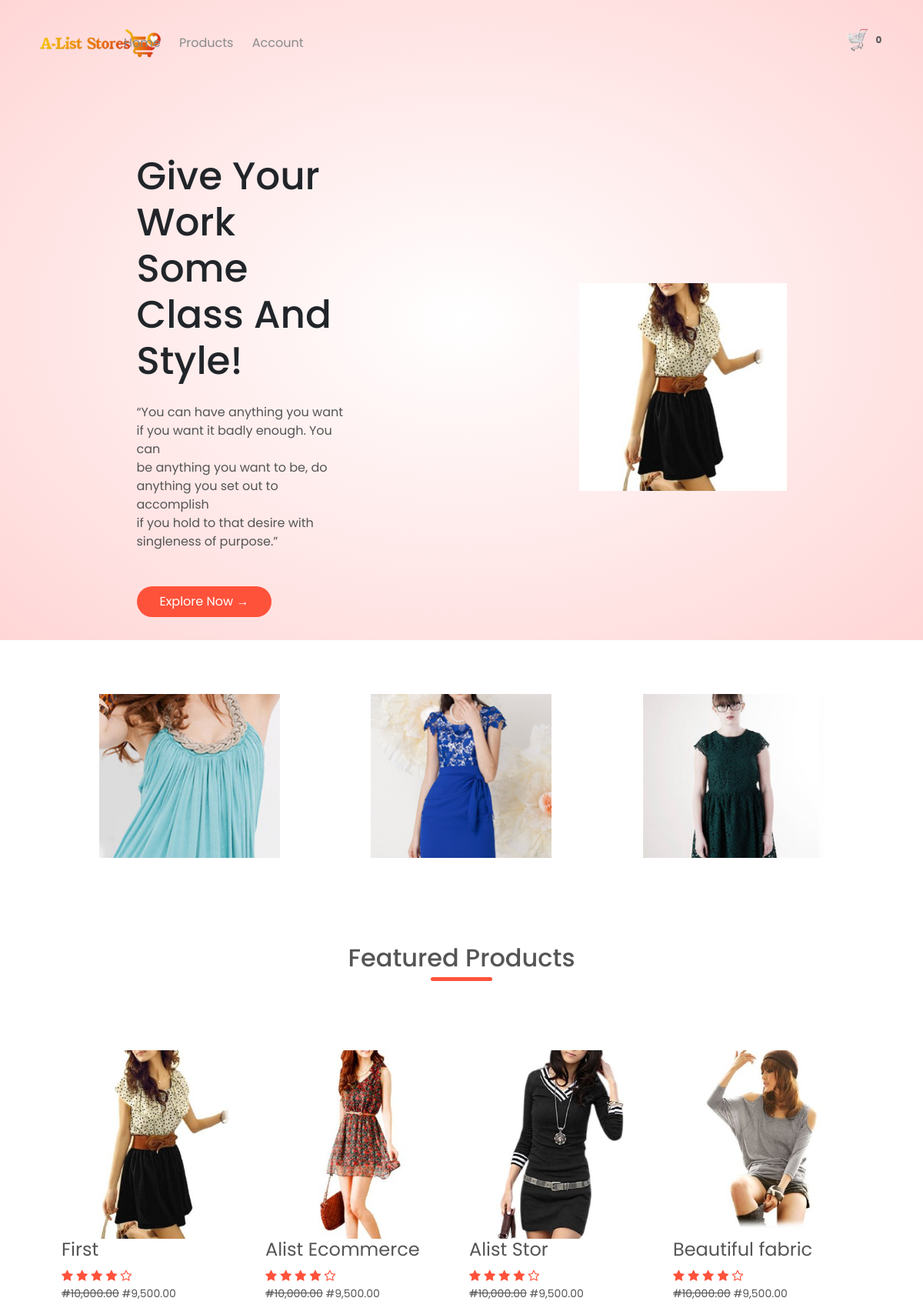
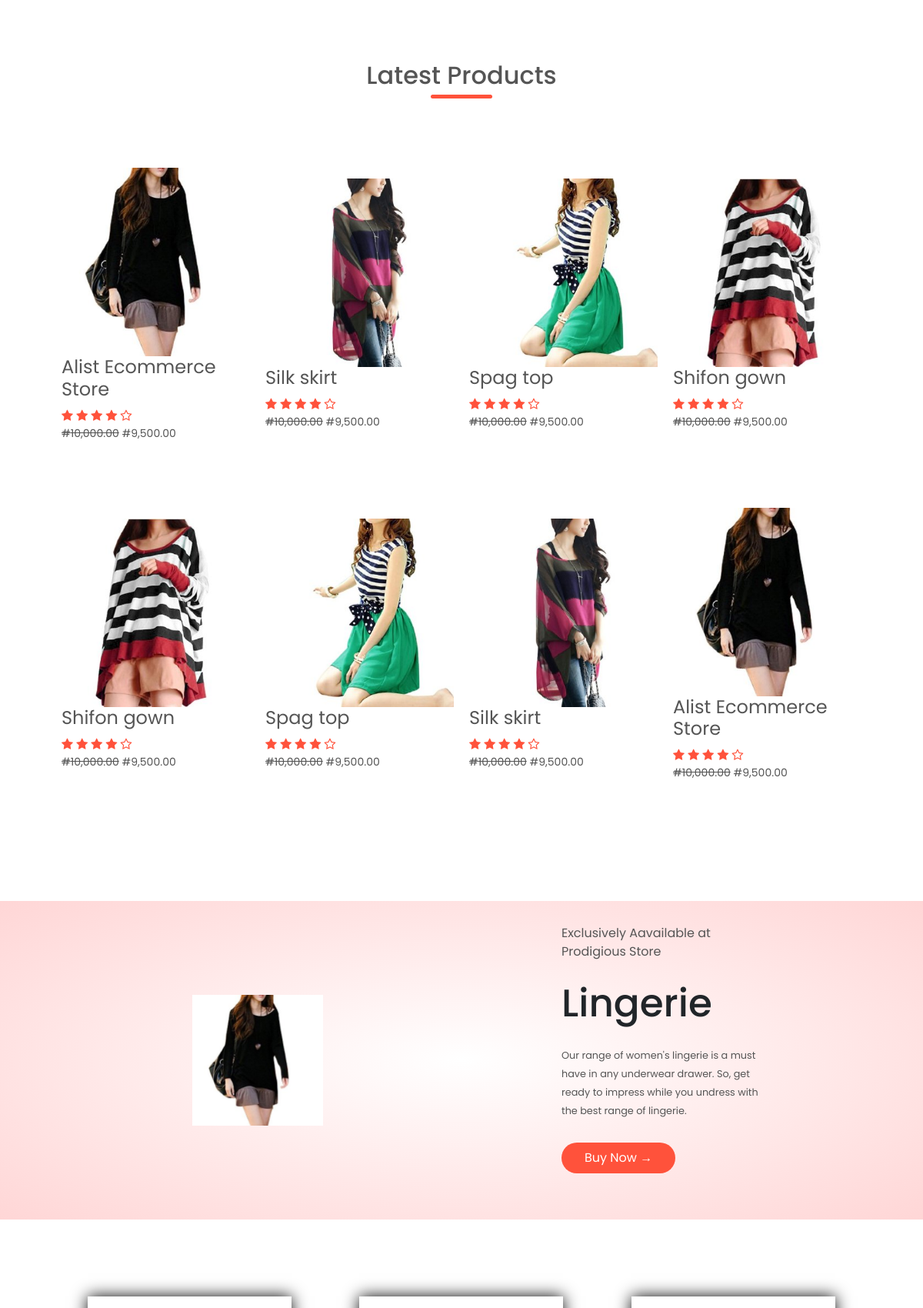
The page / (upper part) on the database its author committed (2 pictures, top to bottom).
### home/models.py (models this page shows, shortened)
class Setting (models.Model):
    STATUS = (
        ('True', 'True'),
        ('False', 'False'),
    )
    title = models.CharField (max_length=100)
    keywords = models.CharField (max_length=255)
    description = models.CharField (max_length=255, null=True)
    company = models.CharField (max_length=50, null=True)
    address = models.CharField (max_length=50, null=True)
    phone = models.CharField (null=True, max_length=15)
    email = models.CharField (blank=True, max_length=50)
    icon = models.ImageField (blank=True, null=True, upload_to = 'images/')
    logo = models.ImageField (blank=True, null=True, upload_to = 'images/')
    cart_icon = models.ImageField (blank=True, null=True, upload_to = 'images/')
    menu_icon = models.ImageField (blank=True, null=True, upload_to = 'images/')
    facebook = models.CharField (blank=True, max_length=50)
    instagram = models.CharField (blank=True, max_length=50)
    twitter = models.CharField (blank=True, max_length=50)
    created_at = models.DateTimeField (auto_now_add=True)
    updated_at = models.DateTimeField (auto_now=True)
    about = RichTextUploadingField (blank=True)
    about2 = RichTextUploadingField (blank=True, default = 'This is Alist Store. The store with the best of the best products to offer.')
    contact = RichTextUploadingField (blank=True)
    status = models.CharField (max_length=10, choices=STATUS)

### products/models.py (models this page shows, shortened)
class Product(models.Model):
    STATUS =(
        ('True', 'True'),
        ('False', 'False'),
    )
    AVAILABLE =(
        ('In Stock', 'In Stock'),
        ('Out Of Stock', 'Out Of Stock'),
        ('ReStocked', 'ReStocked'),
    )
    category = models.ForeignKey(Category, on_delete=models.DO_NOTHING)
    title = models.CharField(max_length=150, blank=True)
    keywords = models.CharField(max_length=255)
    description = models.CharField(max_length=255)
    image= models.ImageField(blank=True, upload_to='images/')
    price = models.FloatField(null=True, blank=True)
    sizes = models.CharField(max_length=30, null=True, default='Large')
    discount_price= models.FloatField(blank=True, null=True)
    available= models.CharField(choices=AVAILABLE, max_length=15, default='In Stock')
    quantity_instock = models.IntegerField(null=True, blank=True, default=1000)
    minquantity = models.IntegerField(blank=True)
    amount = models.IntegerField(null=True, blank=True)
    status = models.CharField(max_length=10, choices=STATUS)
    slug = models.SlugField(null=False, unique=True)
    created_at = models.DateTimeField(auto_now_add=True)
    updated_at = models.DateTimeField(auto_now=True)
    featured = models.BooleanField(blank=True)
    latest = models.BooleanField(blank=True)
    banner = models.BooleanField(blank=True)
    offer = models.BooleanField(blank=True)
    detail = RichTextUploadingField()
    def image_tag(self):
        return mark_safe('<img src="{}" height="50"/>'.format(self.image.url))
    image_tag.short_description = 'Image'

class Category(models.Model):
    STATUS =(
        ('True', 'True'),
        ('False', 'False'),
    )
    title = models.CharField(max_length=150)
    image = models.ImageField(blank=True, upload_to='images/')
    status = models.CharField(max_length=10, choices=STATUS)
    slug = models.SlugField(null=False, unique=True)
    created_at = models.DateTimeField(auto_now_add=True)

### home/views.py (the view)
# urls.py: path('', views.index, name = 'index'),
def index (request):
    setting = Setting.objects.get(pk=1)
    brands = Brand.objects.all()
    testimo = Testimonial.objects.all()
    category = Category.objects.all()[:3]
    offer = Product.objects.get(offer=True)
    banner = Product.objects.get(banner=True)
    feat =Product.objects.filter(featured=True)
    late =Product.objects.filter(latest=True)
    late2 =Product.objects.filter(latest=True).order_by('-id')
    context = {
        'setting': setting,
        'brands': brands,
        'testimo': testimo,
        'category': category,
        'offer': offer,
        'banner':banner,
        'featured':feat,
        'latest': late,
        'latest2': late2,
    }
    return render (request, 'index.html', context)

### home/context_processor.py (called while the page is built)
def cartcount(request):
    cartcount = ShopCart.objects.filter(order_placed=False).filter(user__username=request.user.username)
    total_quantity = 0
    for item in cartcount:
        total_quantity += item.quantity
    context = {'itemcount': total_quantity}
    return context

### home/templates/index.html (shortened to what this page needs)
    {% extends 'base.html' %}
    {% load static %}
    {% load humanize %}
    {% block header %} {% include "header.html" %} {% endblock header %}
    {% block content %} {% include "content.html" %} {% endblock content %}
    {% block offer %}  {% include "offer.html" %} {% endblock offer %}
    {% block testimonials %} {% include "testimonials.html" %} {% endblock testimonials %}

### home/templates/header.html (shortened to what this page needs)
{% load static %}
<div class="headermain">
    <div class="container">
        <div class="header">
            <div class="logo">
                <a href="{% url 'index' %}"><img src="{{setting.logo.url}}" alt="company logo here"></a>
            </div>
            <div class="navbar">
                <ul id="MenuItems">
                        <li><a href="{% url 'index' %}">Home</a></li>
                        <li><a href="{% url 'category' %}">Products</a></li>
                    {% if user.id is not None %}
                        <li><a href="{% url 'user' %}"><img src="{{profile.image.url}}" alt="" style="border-radius: 30px; height:50px"></a></li>
                        <li>
                           <a href="{% url 'user' %}">Welcome!
                                {% if request.user.first_name %}
                                    {{request.user.first_name}}
                                {% else %}
                                    {{request.user.username}}
                                {% endif %}
                           </a>
                        </li>
                        <li><a href="{% url 'logoutfunc' %}">Logout</a></li>
                        <li><a href="">Change Password</a></li>
                    {% else %}
                        <li><a href="{% url 'accountform' %}">Account</a></li>
                    {% endif %}
                </ul>
            </div>
            <a href="{% url 'order:shopcart' %}"><img src="{{setting.cart_icon.url}}" alt="shop cart" width="30px" height="30px">
                {% if itemcount > 0 %}
                    <span class="badge red z-depth-1 mr-1">{{ itemcount }}</span>
                {% else %}
                    <span class="badge red z-depth-1 mr-1">0</span>
                {% endif %}
            </a>
        </div>
        <div class="row">
            <div class="col-2">
                <h1>Give Your Work Some <br> Class And Style!</h1>
                <p>“You can have anything you want if you want it badly enough. You can  <br>be anything
                     you want to be, do anything you set out to accomplish <br>
                      if you hold to that desire with singleness of purpose.”
                </p>
                    <a href="{% url 'category' %}" class="buttons">Explore Now &#8594;</a>
            </div>
            <div class="col-2">
                <img src="{{banner.image.url}}">
            </div>
        </div>
    </div>
</div>

### home/templates/content.html
{% load humanize %}
    <div class="categories">
        <div class="small-container">
            <div class="row">
                {% if category %}
                    {% for item in category %}
                        <div class="col-3">
                            <a href="{% url 'product_list' item.id item.slug %}"><img src="{{ item.image.url}}"></a>
                        </div>
                    {% endfor %}
                {% endif %}
            </div>
        </div>
    </div>
    <div class="small-container">
        <h2 class="title">Featured Products</h2>
        <div class="row">
        {% if featured %}
            {% for item in featured %}
                <div class="col-4">
                    <a href="{% url 'prod_detail' item.id item.slug %}"><img src="{{ item.image.url}}"></a>
                    <a href="{% url 'prod_detail' item.id item.slug %}"><h4>{{item.title}}</h4></a>
                    <div class="rating">
                        <i class="fa fa-star"></i>
                        <i class="fa fa-star"></i>
                        <i class="fa fa-star"></i>
                        <i class="fa fa-star"></i>
                        <i class="fa fa-star-o"></i>
                    </div>
                    <p class="price">
                        {% if item.discount_price %}
                            <del>#{{item.price | floatformat:2 | intcomma}}</del>
                            <span>#{{ item.discount_price | floatformat:2 | intcomma }}</span>
                        {% else %}
                            <span>#{{ item.price | floatformat:2 | intcomma}}</span>
                        {% endif %}
                    </p>
                </div>
            {% endfor %}
        {% endif %}
        </div>
        <h2 class="title">Latest Products</h2>
        <div class="row">
            {% if latest %}
                {% for item in latest %}
                    <div class="col-4">
                        <a href="{% url 'prod_detail' item.id item.slug %}"><img src="{{ item.image.url}}"></a>
                        <a href="{% url 'prod_detail' item.id item.slug %}"><h4>{{item.title}}</h4></a>
                        <div class="rating">
                            <i class="fa fa-star"></i>
                            <i class="fa fa-star"></i>
                            <i class="fa fa-star"></i>
                            <i class="fa fa-star"></i>
                            <i class="fa fa-star-o"></i>
                        </div>
                        <p class="price">
                            {% if item.discount_price %}
                                <del>#{{item.price | floatformat:2 | intcomma}}</del>
                                <span>#{{ item.discount_price | floatformat:2 | intcomma }}</span>
                            {% else %}
                                <span>#{{ item.price | floatformat:2 | intcomma}}</span>
                            {% endif %}
                        </p>
                    </div>
                {% endfor %}
            {% endif %}
        </div>
        <div class="row">
            {% if latest2 %}
                {% for item in latest2 %}
                    <div class="col-4">
                        <a href="{% url 'prod_detail' item.id item.slug %}"><img src="{{ item.image.url}}"></a>
                        <a href="{% url 'prod_detail' item.id item.slug %}"><h4>{{item.title}}</h4></a>
                        <div class="rating">
                            <i class="fa fa-star"></i>
                            <i class="fa fa-star"></i>
                            <i class="fa fa-star"></i>
                            <i class="fa fa-star"></i>
                            <i class="fa fa-star-o"></i>
                        </div>
                        <p class="price">
                            {% if item.discount_price %}
                                <del>#{{item.price | floatformat:2 | intcomma}}</del>
                                <span>#{{ item.discount_price | floatformat:2 | intcomma }}</span>
                            {% else %}
                                <span>#{{ item.price | floatformat:2 | intcomma}}</span>
                            {% endif %}
                        </p>
                    </div>
                {% endfor %}
            {% endif %}
        </div>
    </div>

### home/templates/offer.html
    <div class="offer">
        <div class="small-container">
            <div class="row">
                <div class="col-2">
                    <img src="{{offer.image.url}}" class="offer-img">
                </div>
                <div class="col-2">
                    <p>Exclusively Aavailable at Prodigious Store</p>
                    <h1>Lingerie </h1>
                    <small>
                        Our range of women's lingerie is a must have in any underwear drawer.
                        So, get ready to impress while you undress with the best range of lingerie.
                    </small>
                    <a href="{% url 'category' %}" class="buttons">Buy Now &#8594;</a>
                </div>
            </div>
        </div>
    </div>

### home/templates/testimonials.html (shortened to what this page needs)
 <div class="testimonial">
    <div class="small-container">
        <div class="row">
            {% if testimo %}
                {% for item in testimo %}
                    <div class="col-3">
                    </div>
                {% endfor %}
            {% endif %}
        </div>
    </div>
</div>

### home/static/css/main1.css (style rules this page uses)
* { padding: 0; margin: 0; box-sizing: border-box; }
body { font-family: 'Poppins', sans-serif; }
.headermain { background: radial-gradient(#fff, #ffd6d6); }
.container { max-width: 1300px; margin: auto; padding: 0 25px; }
.header { display: flex; align-items: center; padding: 20px; }
.logo { width: 100px; }
.logo img { width: 170px; }
.navbar { flex: 1; text-align: right; }
.navbar li { display: inline-block; margin-right: 20px; }
a { text-decoration: none; color: #555; }
p { color: #555; }
.row { display: flex; align-items: center; flex-wrap: wrap; justify-content: space-around; }
.headermain .row { margin: 70px 0; }
.col-2 { flex-basis: 50%; min-width: 300px; }
.col-2 img { max-width: 100%; padding: 50px 0; }
.col-2 h1 { font-size: 50px; line-height: 60px; margin: 25px 0; }
.buttons { display: inline-block; background: #ff523b; color: white; text-decoration: none; padding: 8px 30px; margin: 30px 0; border-radius: 30px; }
.categories { margin: 70px 0; }
.small-container { max-width: 1080px; margin: auto; padding: 0 25px; }
.col-3 { flex-basis: 30%; min-width: 250px; margin-bottom: 30px; }
.col-3 img { width: 100%; }
.title { text-align: center; margin: 0 auto 80px; position: relative; line-height: 60px; color: #555; }
.col-4 { flex-basis: 25%; padding: 10px; min-width: 200px; margin-bottom: 50px; transition: transform 0.5s; }
.col-4 img { width: 100%; }
.title::after { content: ''; background: #ff523b; width: 80px; height: 5px; border-radius: 5px; position: absolute; bottom: 0; left: 50%; transform: translateX(-50%); }
h4 { color: #555; font-weight: normal; }
.col-4 p { font-size: 14px; }
.rating .fa { color: #ff523b; }
.offer { background: radial-gradient(#fff, #ffd6d6); margin-top: 80px; padding: 30px 0; }
.col-2 .offer-img { padding: 50px; }
small { color: #555; }
.testimonial { padding-top: 100px; }
.testimonial .col-3 { text-align: center; padding: 40px 20px; box-shadow: 0 0 20px 0px black; cursor: pointer; transition: transform 0.5s; }
ul { list-style-type: none; }
ul li { margin-bottom: 10px; }
ul a { text-decoration: none; color: #8a8a8a; }

### rows shown on the page
Setting: logo (picture), cart_icon (picture)
Product: image (picture), title "First", price "10,000.00", discount_price "9,500.00"
Category: image (picture)
Category: image (picture)
Category: image (picture)
Product: image (picture), title "Alist Ecommerce", price "10,000.00", discount_price "9,500.00"
Product: image (picture), title "Alist Stor", price "10,000.00", discount_price "9,500.00"
Product: image (picture), title "Beautiful fabric", price "10,000.00", discount_price "9,500.00"
Product: image (picture), title "Alist Ecommerce Store", price "10,000.00", discount_price "9,500.00"
Product: image (picture), title "Silk skirt", price "10,000.00", discount_price "9,500.00"
Product: image (picture), title "Spag top", price "10,000.00", discount_price "9,500.00"
Product: image (picture), title "Shifon gown", price "10,000.00", discount_price "9,500.00"
